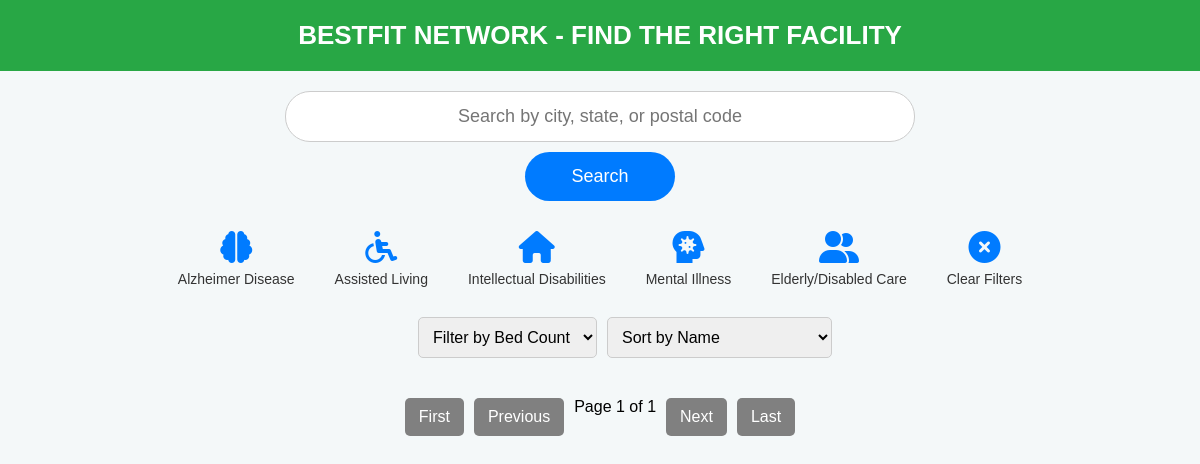
The app's page /, older data.
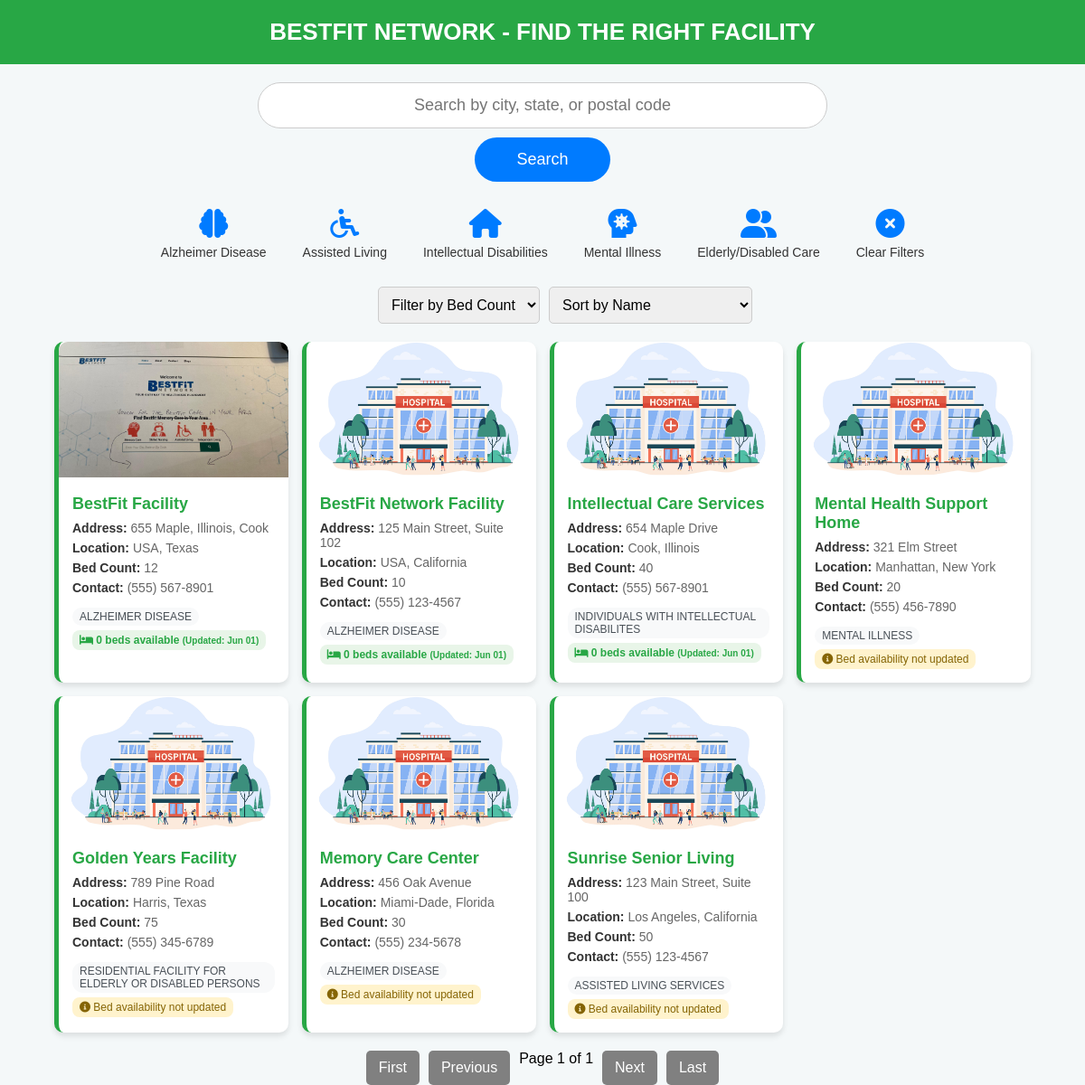
The same page, newer data.
### search/models.py (models this page shows, shortened)
class Facility(models.Model):
    STATUS_CHOICES = [
        ('active', 'Active'),
        ('inactive', 'Inactive'),
        ('pending', 'Pending Approval'),
        ('rejected', 'Rejected'),
        ('draft', 'Draft')
    ]
    SUBMISSION_TYPE_CHOICES = [
        ('admin', 'Admin Entry'),
        ('self_register', 'Self Registration'),
        ('bulk_import', 'Bulk Import')
    ]
    name = models.CharField(max_length=255)
    slug = models.SlugField(unique=True, blank=True)
    facility_type = models.CharField(max_length=255)
    endorsement = models.CharField(max_length=255, blank=True, null=True)
    inspection_number = models.CharField(max_length=100, unique=True)
    address = models.TextField()
    state = models.CharField(max_length=50)
    county = models.CharField(max_length=100)
    contact = models.CharField(max_length=255, blank=True, null=True)
    contact_person = models.CharField(max_length=255, blank=True, null=True)
    bed_count = models.IntegerField(default=0)
    status = models.CharField(max_length=20, choices=STATUS_CHOICES, default='pending')
    image = models.ImageField(
        upload_to='facilities/%Y/%m/',
        blank=True,
        null=True,
        help_text="Facility main image"
    )
    submitted_by = models.ForeignKey(
        User,
        on_delete=models.SET_NULL,
        null=True,
        blank=True,
        help_text="Who submitted this facility"
    )
    submission_type = models.CharField(
        max_length=20,
        choices=SUBMISSION_TYPE_CHOICES,
        default='admin'
    )
    created_at = models.DateTimeField(auto_now_add=True)
    updated_at = models.DateTimeField(auto_now=True)
    approved_at = models.DateTimeField(null=True, blank=True)
    approved_by = models.ForeignKey(
        User,
        on_delete=models.SET_NULL,
        null=True,
        blank=True,
        related_name='approved_facilities'
    )
    meta_description = models.TextField(blank=True, max_length=160)
    search_keywords = models.TextField(blank=True)
    class Meta:
        ordering = ['-created_at']
        verbose_name_plural = "Facilities"
        indexes = [
            models.Index(fields=['status']),
            models.Index(fields=['facility_type']),
            models.Index(fields=['state', 'county']),
        ]
    @property
    def image_url(self):
        if self.image:
            return self.image.url
        return '/static/images/default-facility.jpg'

### bedupdates/models.py (models this page shows, shortened)
class BedAvailability(models.Model):
    facility = models.OneToOneField(Facility, on_delete=models.CASCADE, related_name='bed_availability')
    available_beds = models.IntegerField(default=0)
    shared_beds_total = models.IntegerField(default=0)
    shared_beds_male = models.IntegerField(default=0)
    shared_beds_female = models.IntegerField(default=0)
    separate_beds_total = models.IntegerField(default=0)
    separate_beds_male = models.IntegerField(default=0)
    separate_beds_female = models.IntegerField(default=0)
    updated_at = models.DateTimeField(auto_now=True)

### search/views.py (the view, shortened to what this page needs)
# urls.py: path('', views.facility_dashboard_view, name='home'),  # Make dashboard the home page
def home(request):
    query = request.GET.get("q", "").strip()
    bed_count_filter = request.GET.get("bed_count", "").strip()
    selected_facility_types = request.GET.getlist("facility_type")
    sort_by = request.GET.get("sort_by", "name").strip()
    facilities = Facility.objects.filter(status='active')
    if query:
        facilities = facilities.filter(
            address__icontains=query
        )  # Replace with the fields you want to search
    facilities_list = list(facilities)
    for facility in facilities_list:
        try:
            bed_data = BedAvailability.objects.filter(facility=facility).latest('updated_at')
            facility.bed_data = bed_data
        except BedAvailability.DoesNotExist:
            facility.bed_data = None
    paginator = Paginator(facilities_list, 10)  # Show 10 facilities per page
    page = request.GET.get('page')
    try:
        page_obj = paginator.page(page)
    except PageNotAnInteger:
        page_obj = paginator.page(1)
    except EmptyPage:
        page_obj = paginator.page(paginator.num_pages)
    bed_counts = Facility.objects.filter(status='active').values_list('bed_count', flat=True).distinct().order_by('bed_count')
    context = {
        'page_obj': page_obj,
        'query': query,
        'selected_facility_types': selected_facility_types,
        'bed_count_filter': bed_count_filter,
        'sort_by': sort_by,
        'bed_counts': bed_counts,
    }
    return render(request, "search/home.html", context)

### search/templates/search/home.html (shortened to what this page needs)
{% load static %}
<!DOCTYPE html>
<html lang="en">
<head>
    <link rel="stylesheet" href="https://cdnjs.cloudflare.com/ajax/libs/font-awesome/6.0.0-beta3/css/all.min.css">
    <link rel="stylesheet" href="{% static 'search/home.css' %}">
    </head>
<body>
    <div class="header">BestFit Network - Find the Right Facility</div>
<form method="GET" action="" class="search-container">
    <input id="search-box" class="search-box" type="text" name="q" placeholder="Search by city, state, or postal code" value="{{ query }}">
    <button type="submit" class="search-button">Search</button>
</form>
<div class="facility-type-icons">
    <div class="icon-container {% if 'ALZHEIMER DISEASE' in selected_facility_types %}selected{% endif %}" onclick="toggleFacilityType('ALZHEIMER DISEASE')">
        <i class="fas fa-brain"></i>
        <span>Alzheimer Disease</span>
    </div>
    <div class="icon-container {% if 'ASSISTED LIVING SERVICES' in selected_facility_types %}selected{% endif %}" onclick="toggleFacilityType('ASSISTED LIVING SERVICES')">
        <i class="fas fa-wheelchair"></i>
        <span>Assisted Living</span>
    </div>
    <div class="icon-container {% if 'INDIVIDUALS WITH INTELLECTUAL DISABILITES' in selected_facility_types %}selected{% endif %}" onclick="toggleFacilityType('INDIVIDUALS WITH INTELLECTUAL DISABILITES')">
        <i class="fas fa-home"></i>
        <span>Intellectual Disabilities</span>
    </div>
    <div class="icon-container {% if 'MENTAL ILLNESS' in selected_facility_types %}selected{% endif %}" onclick="toggleFacilityType('MENTAL ILLNESS')">
        <i class="fas fa-head-side-virus"></i>
        <span>Mental Illness</span>
    </div>
    <div class="icon-container {% if 'RESIDENTIAL FACILITY FOR ELDERLY OR DISABLED PERSONS' in selected_facility_types %}selected{% endif %}" onclick="toggleFacilityType('RESIDENTIAL FACILITY FOR ELDERLY OR DISABLED PERSONS')">
        <i class="fas fa-user-friends"></i>
        <span>Elderly/Disabled Care</span>
    </div>
    <div class="icon-container" onclick="clearFilters()">
        <i class="fas fa-times-circle"></i>
        <span>Clear Filters</span>
    </div>
</div>
<form method="GET" action="" class="filters" id="filters-form">
    <select name="bed_count" onchange="updateBedCount(this.value)">
        <option value="">Filter by Bed Count</option>
    </select>
    <select name="sort_by" onchange="updateSortBy(this.value)">
        <option value="name" {% if sort_by == "name" %}selected{% endif %}>Sort by Name</option>
    </select>
</form>
<div class="results-container">
    {% for facility in page_obj %}
    <div class="result-card" onclick="window.location='{% url 'facility_detail' facility.id %}?{{ request.GET.urlencode }}'">
        <img src="{{ facility.image_url }}" alt="{{ facility.name }}" class="facility-image" loading="lazy"
             onerror="this.src='{% static 'images/default-facility.jpg' %}';">
        <div class="result-content">
            <div class="result-name">{{ facility.name }}</div>
            <div class="result-info">
                <strong>Address:</strong> {{ facility.address|truncatechars:50 }}
            </div>
            <div class="result-info">
                <strong>Location:</strong> {{ facility.county }}, {{ facility.state }}
            </div>
            <div class="result-info">
                <strong>Bed Count:</strong> {{ facility.bed_count }}
            </div>
            {% if facility.contact %}
                <div class="result-info">
                    <strong>Contact:</strong> {{ facility.contact }}
                </div>
            {% endif %}
            <span class="facility-type-badge">{{ facility.facility_type }}</span>
            {% if facility.bed_data %}
                <div class="bed-availability">
                    <i class="fas fa-bed"></i> {{ facility.bed_data.available_beds }} beds available
                    <small>(Updated: {{ facility.bed_data.updated_at|date:"M d" }})</small>
                </div>
            {% else %}
                <div class="no-bed-data">
                    <i class="fas fa-info-circle"></i> Bed availability not updated
                </div>
            {% endif %}
        </div>
    </div>
    {% endfor %}
</div>
<div class="pagination">
    {% if page_obj.has_previous %}
        <a href="?page=1&{{ request.GET.urlencode }}">First</a>
        <a href="?page={{ page_obj.previous_page_number }}&{{ request.GET.urlencode }}">Previous</a>
    {% else %}
        <a class="disabled">First</a>
        <a class="disabled">Previous</a>
    {% endif %}
    <span>Page {{ page_obj.number }} of {{ page_obj.paginator.num_pages }}</span>
    {% if page_obj.has_next %}
        <a href="?page={{ page_obj.next_page_number }}&{{ request.GET.urlencode }}">Next</a>
        <a href="?page={{ page_obj.paginator.num_pages }}&{{ request.GET.urlencode }}">Last</a>
    {% else %}
        <a class="disabled">Next</a>
        <a class="disabled">Last</a>
    {% endif %}
</div>
</body>
</html>

### search/static/search/home.css (style rules this page uses)
body { font-family: Arial, sans-serif; background-color: #f4f8f9; margin: 0; padding: 0; text-align: center; }
.header { background: #28a745; color: white; padding: 20px; font-size: 26px; font-weight: bold; text-transform: uppercase; }
.search-container { margin: 20px auto; display: flex; flex-direction: column; align-items: center; width: 90%; max-width: 800px; }
.search-box { width: 100%; max-width: 600px; padding: 14px; font-size: 18px; border: 1px solid #ccc; border-radius: 25px; text-align: center; }
.search-button { padding: 14px 22px; font-size: 18px; border-radius: 25px; background-color: #007bff; color: white; border: none; cursor: pointer; margin-top: 10px; }
.filters { display: flex; flex-wrap: wrap; justify-content: center; gap: 10px; margin: 20px; width: 100%; }
select, button { padding: 10px; font-size: 16px; border-radius: 5px; border: 1px solid #ccc; min-width: 150px; }
.results-container { display: grid; grid-template-columns: repeat(auto-fit, minmax(250px, 1fr)); gap: 15px; margin: 20px auto; width: 90%; }
.result-card { background: white; padding: 15px; border-radius: 10px; box-shadow: 0px 4px 6px rgba(0, 0, 0, 0.1); cursor: pointer; transition: transform 0.2s ease-in-out; border-left: 5px solid #28a745; text-align: left; }
.result-name { color: #28a745; font-size: 20px; font-weight: bold; margin-bottom: 8px; }
.pagination { margin-top: 20px; display: flex; justify-content: center; flex-wrap: wrap; gap: 10px; }
.pagination a { padding: 10px 14px; background: #007bff; color: white; text-decoration: none; border-radius: 5px; }
.pagination a.disabled { background: gray; pointer-events: none; }
.facility-type-icons { display: flex; flex-wrap: wrap; gap: 20px; margin: 20px 0; justify-content: center; text-align: center; }
.icon-container { cursor: pointer; padding: 10px; border-radius: 8px; transition: color 0.3s, transform 0.3s; display: flex; flex-direction: column; align-items: center; color: #007bff; }
.icon-container i { font-size: 32px; margin-bottom: 8px; transition: color 0.3s; }
.icon-container span { display: block; font-size: 14px; font-weight: 500; color: #333; transition: color 0.3s; }

### search/templates/search/home.html (style rules this page uses)
.result-card { background: white; padding: 0; border-radius: 10px; box-shadow: 0px 4px 6px rgba(0, 0, 0, 0.1); cursor: pointer; transition: transform 0.2s ease-in-out; border-left: 5px solid #28a745; text-align: left; overflow: hidden; }
.facility-image { width: 100%; height: 150px; object-fit: cover; border-radius: 10px 10px 0 0; }
.result-content { padding: 15px; }
.result-name { color: #28a745; font-size: 18px; font-weight: bold; margin-bottom: 8px; }
.result-info { margin-bottom: 6px; font-size: 14px; color: #666; }
.result-info strong { color: #333; }
.facility-type-badge { background-color: #f8f9fa; color: #495057; padding: 3px 8px; border-radius: 12px; font-size: 12px; font-weight: 500; display: inline-block; margin-top: 8px; }
.bed-availability { background-color: #e8f5e8; color: #28a745; padding: 4px 8px; border-radius: 8px; font-size: 12px; font-weight: 600; display: inline-block; margin-top: 5px; }
.no-bed-data { background-color: #fff3cd; color: #856404; padding: 4px 8px; border-radius: 8px; font-size: 12px; display: inline-block; margin-top: 5px; }

Row changes from the older to the newer data that the page shows:
added Facility: image_url (picture), name "BestFit Facility", address "655 Maple, Illinois, Cook", county "USA", state "Texas", bed_count "12", contact "(555) 567-8901", facility_type "ALZHEIMER DISEASE", bed_data.available_beds "0", bed_data.updated_at "Jun 01"
added Facility: image_url (placeholder picture), name "BestFit Network Facility", address "125 Main Street, Suite 102", county "USA", state "California", bed_count "10", contact "(555) 123-4567", facility_type "ALZHEIMER DISEASE", bed_data.available_beds "0", bed_data.updated_at "Jun 01"
added Facility: name "Intellectual Care Services", address "654 Maple Drive", county "Cook", state "Illinois", bed_count "40", contact "(555) 567-8901", facility_type "INDIVIDUALS WITH INTELLECTUAL DISABILITES", bed_data.available_beds "0", bed_data.updated_at "Jun 01"
added Facility: name "Mental Health Support Home", address "321 Elm Street", county "Manhattan", state "New York", bed_count "20", contact "(555) 456-7890", facility_type "MENTAL ILLNESS", shows "Bed availability not updated"
added Facility: name "Golden Years Facility", address "789 Pine Road", county "Harris", state "Texas", bed_count "75", contact "(555) 345-6789", facility_type "RESIDENTIAL FACILITY FOR ELDERLY OR DISABLED PERSONS", shows "Bed availability not updated"
added Facility: name "Memory Care Center", address "456 Oak Avenue", county "Miami-Dade", state "Florida", bed_count "30", contact "(555) 234-5678", facility_type "ALZHEIMER DISEASE", shows "Bed availability not updated"
added Facility: name "Sunrise Senior Living", address "123 Main Street, Suite 100", county "Los Angeles", state "California", bed_count "50", contact "(555) 123-4567", facility_type "ASSISTED LIVING SERVICES", shows "Bed availability not updated"
